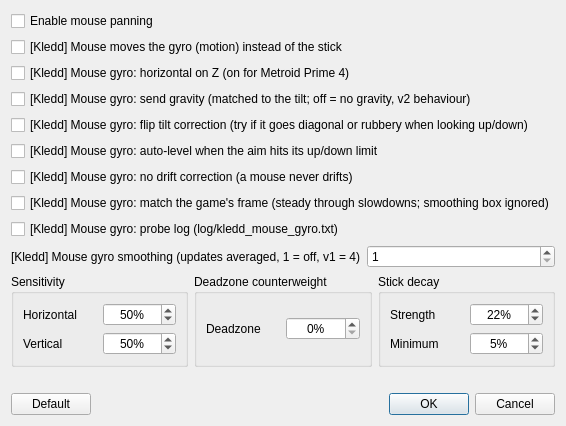
<?xml version="1.0" encoding="UTF-8"?>
<ui version="4.0">
 <class>ConfigureMousePanning</class>
 <widget class="QDialog" name="configure_mouse_panning">
  <property name="windowTitle">
   <string>Configure mouse panning</string>
  </property>
  <layout class="QVBoxLayout">
   <item>
    <widget class="QCheckBox" name="enable">
     <property name="text">
      <string>Enable mouse panning</string>
     </property>
     <property name="toolTip">
      <string>Can be toggled via a hotkey. Default hotkey is Ctrl + F9</string>
     </property>
    </widget>
   </item>
   <item>
    <widget class="QCheckBox" name="kledd_mouse_gyro">
     <property name="text">
      <string>[Kledd] Mouse moves the gyro (motion) instead of the stick</string>
     </property>
     <property name="toolTip">
      <string>Needs mouse panning enabled and Motion bound to the mouse (Motion 1 &gt; click/move the mouse). Mouse movement becomes controller rotation; stopping the mouse stops the aim. Sensitivity below scales it.</string>
     </property>
    </widget>
   </item>
   <item>
    <widget class="QCheckBox" name="kledd_mouse_gyro_yaw_z">
     <property name="text">
      <string>[Kledd] Mouse gyro: horizontal on Z (on for Metroid Prime 4)</string>
     </property>
    </widget>
   </item>
   <item>
    <widget class="QCheckBox" name="kledd_mouse_gyro_gravity">
     <property name="text">
      <string>[Kledd] Mouse gyro: send gravity (matched to the tilt; off = no gravity, v2 behaviour)</string>
     </property>
    </widget>
   </item>
   <item>
    <widget class="QCheckBox" name="kledd_mouse_gyro_tilt_flip">
     <property name="text">
      <string>[Kledd] Mouse gyro: flip tilt correction (try if it goes diagonal or rubbery when looking up/down)</string>
     </property>
    </widget>
   </item>
   <item>
    <widget class="QCheckBox" name="kledd_mouse_gyro_auto_level">
     <property name="text">
      <string>[Kledd] Mouse gyro: auto-level when the aim hits its up/down limit</string>
     </property>
     <property name="toolTip">
      <string>When the imaginary controller is pushed into its up/down limit, Eden re-syncs its motion sensor with it (like a quick Gravity Check). The [Kledd] Gravity Check hotkey does the same by hand.</string>
     </property>
    </widget>
   </item>
   <item>
    <widget class="QCheckBox" name="kledd_mouse_gyro_no_fusion">
     <property name="text">
      <string>[Kledd] Mouse gyro: no drift correction (a mouse never drifts)</string>
     </property>
     <property name="toolTip">
      <string>Skips Eden&apos;s gyro drift learning and gravity correction for mouse motion. Try it with gravity on if circles feel polygonal.</string>
     </property>
    </widget>
   </item>
   <item>
    <widget class="QCheckBox" name="kledd_mouse_gyro_frame_avg">
     <property name="text">
      <string>[Kledd] Mouse gyro: match the game's frame (steady through slowdowns; smoothing box ignored)</string>
     </property>
     <property name="toolTip">
      <string>The game reads the gyro once per frame and multiplies it by the frame time. With this on, Eden reports the mouse speed averaged over that same frame, so a hitch gets your whole hand movement instead of a 5 ms snapshot of it (no flying away, nothing lost).</string>
     </property>
    </widget>
   </item>
   <item>
    <widget class="QCheckBox" name="kledd_mouse_gyro_probe">
     <property name="text">
      <string>[Kledd] Mouse gyro: probe log (log/kledd_mouse_gyro.txt)</string>
     </property>
     <property name="toolTip">
      <string>Writes what the mouse sends and what Eden&apos;s motion sensor thinks, 10 times a second, plus events (wall, auto-level, Gravity Check). Watch it live with Gyro Watch. For debugging only.</string>
     </property>
    </widget>
   </item>
   <item>
    <layout class="QHBoxLayout">
     <item>
      <widget class="QLabel" name="kledd_mouse_gyro_smoothing_label">
       <property name="text">
        <string>[Kledd] Mouse gyro smoothing (updates averaged, 1 = off, v1 = 4)</string>
       </property>
      </widget>
     </item>
     <item>
      <widget class="QSpinBox" name="kledd_mouse_gyro_smoothing">
       <property name="minimum">
        <number>1</number>
       </property>
       <property name="maximum">
        <number>8</number>
       </property>
      </widget>
     </item>
    </layout>
   </item>
   <item>
    <layout class="QHBoxLayout">
     <item>
      <widget class="QGroupBox" name="sensitivity_box">
       <property name="title">
        <string>Sensitivity</string>
       </property>
       <layout class="QGridLayout">
        <item row="0" column="0">
         <widget class="QLabel" name="x_sensitivity_label">
          <property name="text">
           <string>Horizontal</string>
          </property>
         </widget>
        </item>
        <item row="0" column="1">
         <widget class="QSpinBox" name="x_sensitivity">
          <property name="alignment">
           <set>Qt::AlignCenter</set>
          </property>
          <property name="suffix">
           <string>%</string>
          </property>
          <property name="minimum">
           <number>1</number>
          </property>
          <property name="maximum">
           <number>100</number>
          </property>
          <property name="value">
           <number>50</number>
          </property>
         </widget>
        </item>
        <item row="1" column="0">
         <widget class="QLabel" name="y_sensitivity_label">
          <property name="text">
           <string>Vertical</string>
          </property>
         </widget>
        </item>
        <item row="1" column="1">
         <widget class="QSpinBox" name="y_sensitivity">
          <property name="alignment">
           <set>Qt::AlignCenter</set>
          </property>
          <property name="suffix">
           <string>%</string>
          </property>
          <property name="minimum">
           <number>1</number>
          </property>
          <property name="maximum">
           <number>100</number>
          </property>
          <property name="value">
           <number>50</number>
          </property>
         </widget>
        </item>
       </layout>
      </widget>
     </item>
     <item>
      <widget class="QGroupBox" name="deadzone_counterweight_box">
       <property name="title">
        <string>Deadzone counterweight</string>
       </property>
       <property name="toolTip">
        <string>Counteracts a game's built-in deadzone</string>
       </property>
       <layout class="QGridLayout">
        <item row="0" column="0">
         <widget class="QLabel" name="deadzone_counterweight_label">
          <property name="text">
           <string>Deadzone</string>
          </property>
         </widget>
        </item>
        <item row="0" column="1">
         <widget class="QSpinBox" name="deadzone_counterweight">
          <property name="alignment">
           <set>Qt::AlignCenter</set>
          </property>
          <property name="suffix">
           <string>%</string>
          </property>
          <property name="minimum">
           <number>0</number>
          </property>
          <property name="maximum">
           <number>100</number>
          </property>
          <property name="value">
           <number>0</number>
          </property>
         </widget>
        </item>
       </layout>
      </widget>
     </item>
     <item>
      <widget class="QGroupBox" name="decay_box">
       <property name="title">
        <string>Stick decay</string>
       </property>
       <layout class="QGridLayout">
        <item row="0" column="0">
         <widget class="QLabel" name="decay_strength_label">
          <property name="text">
           <string>Strength</string>
          </property>
         </widget>
        </item>
        <item row="0" column="1">
         <widget class="QSpinBox" name="decay_strength">
          <property name="alignment">
           <set>Qt::AlignCenter</set>
          </property>
          <property name="suffix">
           <string>%</string>
          </property>
          <property name="minimum">
           <number>0</number>
          </property>
          <property name="maximum">
           <number>100</number>
          </property>
          <property name="value">
           <number>22</number>
          </property>
         </widget>
        </item>
        <item row="1" column="0">
         <widget class="QLabel" name="min_decay_label">
          <property name="text">
           <string>Minimum</string>
          </property>
         </widget>
        </item>
        <item row="1" column="1">
         <widget class="QSpinBox" name="min_decay">
          <property name="alignment">
           <set>Qt::AlignCenter</set>
          </property>
          <property name="suffix">
           <string>%</string>
          </property>
          <property name="minimum">
           <number>0</number>
          </property>
          <property name="maximum">
           <number>100</number>
          </property>
          <property name="value">
           <number>5</number>
          </property>
         </widget>
        </item>
       </layout>
      </widget>
     </item>
    </layout>
   </item>
   <item>
    <widget class="QLabel" name="warning_label">
     <property name="text">
      <string/>
     </property>
    </widget>
   </item>
   <item>
    <layout class="QHBoxLayout">
     <item>
      <widget class="QPushButton" name="default_button">
       <property name="text">
        <string>Default</string>
       </property>
      </widget>
     </item>
     <item>
      <widget class="QDialogButtonBox" name="button_box">
       <property name="standardButtons">
        <set>QDialogButtonBox::Cancel|QDialogButtonBox::Ok</set>
       </property>
      </widget>
     </item>
    </layout>
   </item>
  </layout>
 </widget>
 <resources/>
 <connections/>
</ui>
